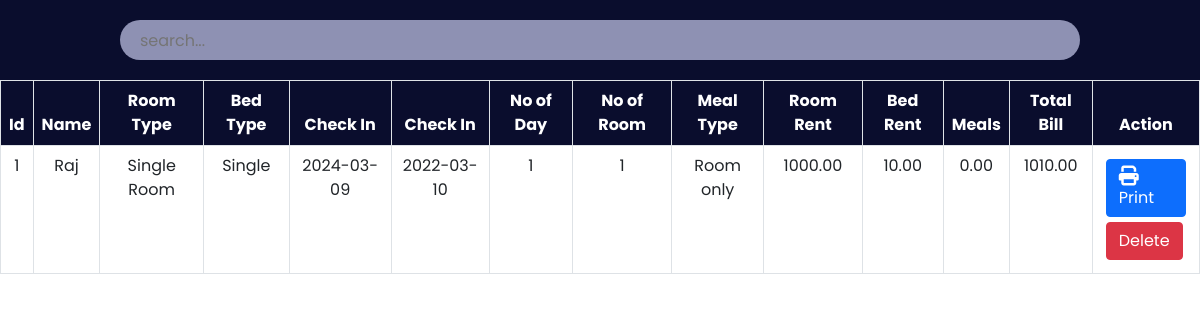
Screenshot of /admin/payment.php with the database file from the repository.
### tables this page shows
CREATE TABLE `payment` (
  `id` int(30) NOT NULL,
  `Name` varchar(30) NOT NULL,
  `Email` varchar(30) NOT NULL,
  `RoomType` varchar(30) NOT NULL,
  `Bed` varchar(30) NOT NULL,
  `NoofRoom` int(30) NOT NULL,
  `cin` date NOT NULL,
  `cout` date NOT NULL,
  `noofdays` int(30) NOT NULL,
  `roomtotal` double(8,2) NOT NULL,
  `bedtotal` double(8,2) NOT NULL,
  `meal` varchar(30) NOT NULL,
  `mealtotal` double(8,2) NOT NULL,
  `finaltotal` double(8,2) NOT NULL
);

### admin/payment.php (the view, shortened to what this page needs)
<?php
    include '../config.php';
?>
<!DOCTYPE html>
<html lang="en">
<head>
    <link href="https://cdn.jsdelivr.net/npm/bootstrap@5.0.2/dist/css/bootstrap.min.css" rel="stylesheet">
    <link rel="stylesheet" href="https://cdnjs.cloudflare.com/ajax/libs/font-awesome/6.2.0/css/all.min.css"/>
	<link rel="stylesheet" href="css/roombook.css">
</head>
<body>
	<div class="searchsection">
        <input type="text" name="search_bar" id="search_bar" placeholder="search..." onkeyup="searchFun()">
    </div>
    <div class="roombooktable" class="table-responsive-xl">
        <?php
            $paymanttablesql = "SELECT * FROM payment";
            $paymantresult = mysqli_query($conn, $paymanttablesql);
        ?>
        <table class="table table-bordered" id="table-data">
            <thead>
                <tr>
                    <th scope="col">Id</th>
                    <th scope="col">Name</th>
                    <th scope="col">Room Type</th>
                    <th scope="col">Bed Type</th>
                    <th scope="col">Check In</th>
                    <th scope="col">Check In</th>
					<th scope="col">No of Day</th>
                    <th scope="col">No of Room</th>
					<th scope="col">Meal Type</th>
                    <th scope="col">Room Rent</th>
                    <th scope="col">Bed Rent</th>
                    <th scope="col">Meals</th>
					<th scope="col">Total Bill</th>
                    <th scope="col">Action</th>
                </tr>
            </thead>
            <tbody>
            <?php
            while ($res = mysqli_fetch_array($paymantresult)) {
            ?>
                <tr>
                    <td><?php echo $res['id'] ?></td>
                    <td><?php echo $res['Name'] ?></td>
                    <td><?php echo $res['RoomType'] ?></td>
                    <td><?php echo $res['Bed'] ?></td>
					<td><?php echo $res['cin'] ?></td>
                    <td><?php echo $res['cout'] ?></td>
					<td><?php echo $res['noofdays'] ?></td>
                    <td><?php echo $res['NoofRoom'] ?></td>
                    <td><?php echo $res['meal'] ?></td>
                    <td><?php echo $res['roomtotal'] ?></td>
					<td><?php echo $res['bedtotal'] ?></td>
					<td><?php echo $res['mealtotal'] ?></td>
					<td><?php echo $res['finaltotal'] ?></td>
                    <td class="action">
                        <a href="invoiceprint.php?id= <?php echo $res['id']?>"><button class="btn btn-primary"><i class="fa-solid fa-print"></i>Print</button></a>
						<a href="paymantdelete.php?id=<?php echo $res['id']?>"><button class="btn btn-danger">Delete</button></a>
                    </td>
                </tr>
            <?php
            }
            ?>
            </tbody>
        </table>
    </div>
</body>
</html>

### admin/css/roombook.css (style rules this page uses)
:root { --bg-text-shadow: 0 2px 4px rgb(13 0 77 / 8%), 0 3px 6px rgb(13 0 77 / 8%), 0 8px 16px rgb(13 0 77 / 8%); --bg-box-shadow: 0px 0px 20px 6px rgba(26, 30, 164, 0.31); }
body { background-color: #ffff; }
* { margin: 0; padding: 0; font-family: 'Poppins', sans-serif; }
i { font-size: 20px; }
.searchsection { height: 80px; width: 100%; display: flex; justify-content: space-evenly; align-items: center; background-color: #0a0d2d; position: fixed; z-index: 500; }
#search_bar { height: 40px; width: 80%; border: none; background-color: rgba(195, 198, 233, 0.714); padding-left: 20px; border-radius: 30px; }
a { color: black; }
.roombooktable { position: absolute; color: #0a0d2d; margin-top: 80px; width: 100%; height: 100vh; padding-bottom: 900px; }
.roombooktable thead { background-color: #0a0d2d; color: white; text-align: center; }
.roombooktable tbody { text-align: center; }
.action a { text-decoration: none; }
.action button { display: flex; flex-wrap: wrap; margin: 5px; }

### rows the page displays
payment: id "1", Name "Raj", RoomType "Single Room", Bed "Single", cin "2024-03-09", cout "2022-03-10", noofdays "1", NoofRoom "1", meal "Room only", roomtotal "1000.00", bedtotal "10.00", mealtotal "0.00", finaltotal "1010.00"
